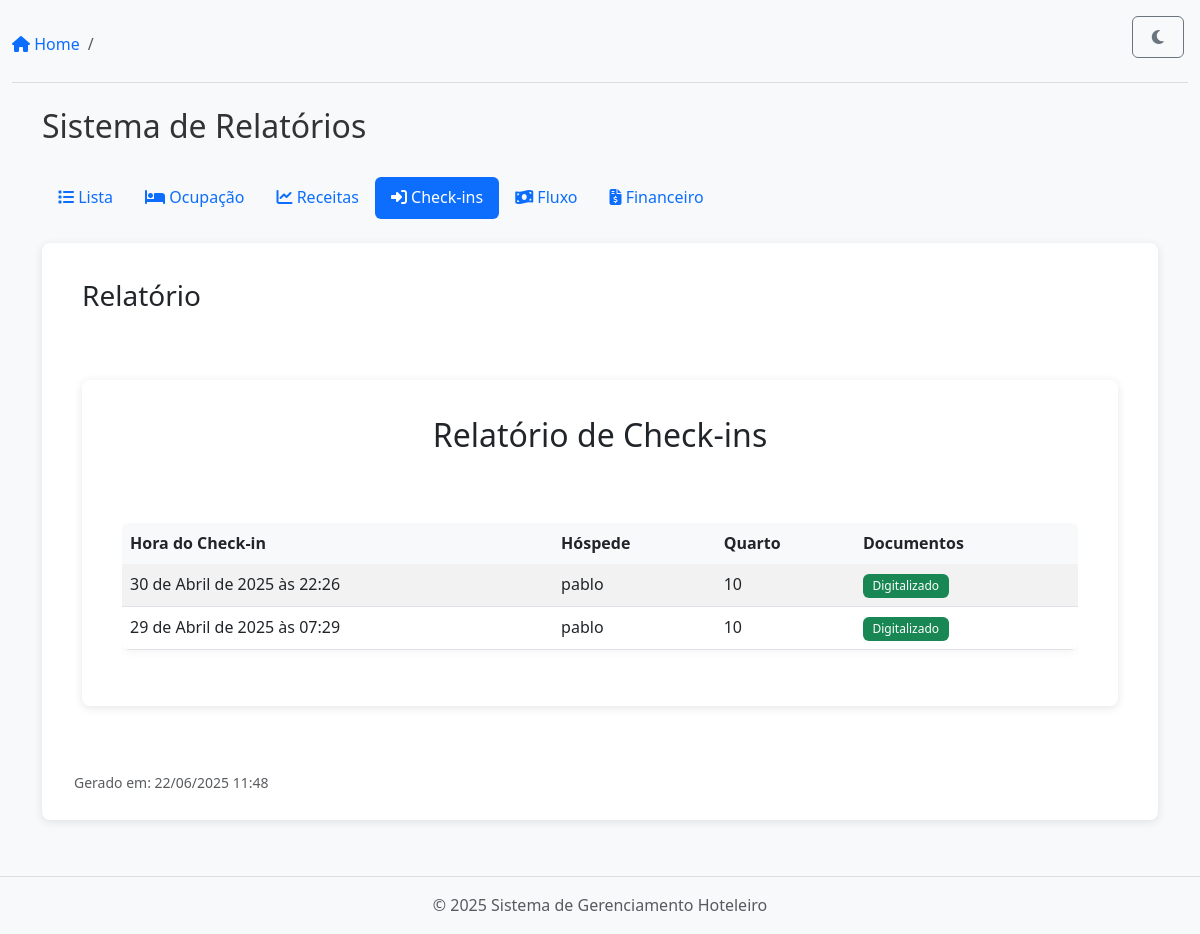
The page /reports/checkins/ on the database as committed earlier.
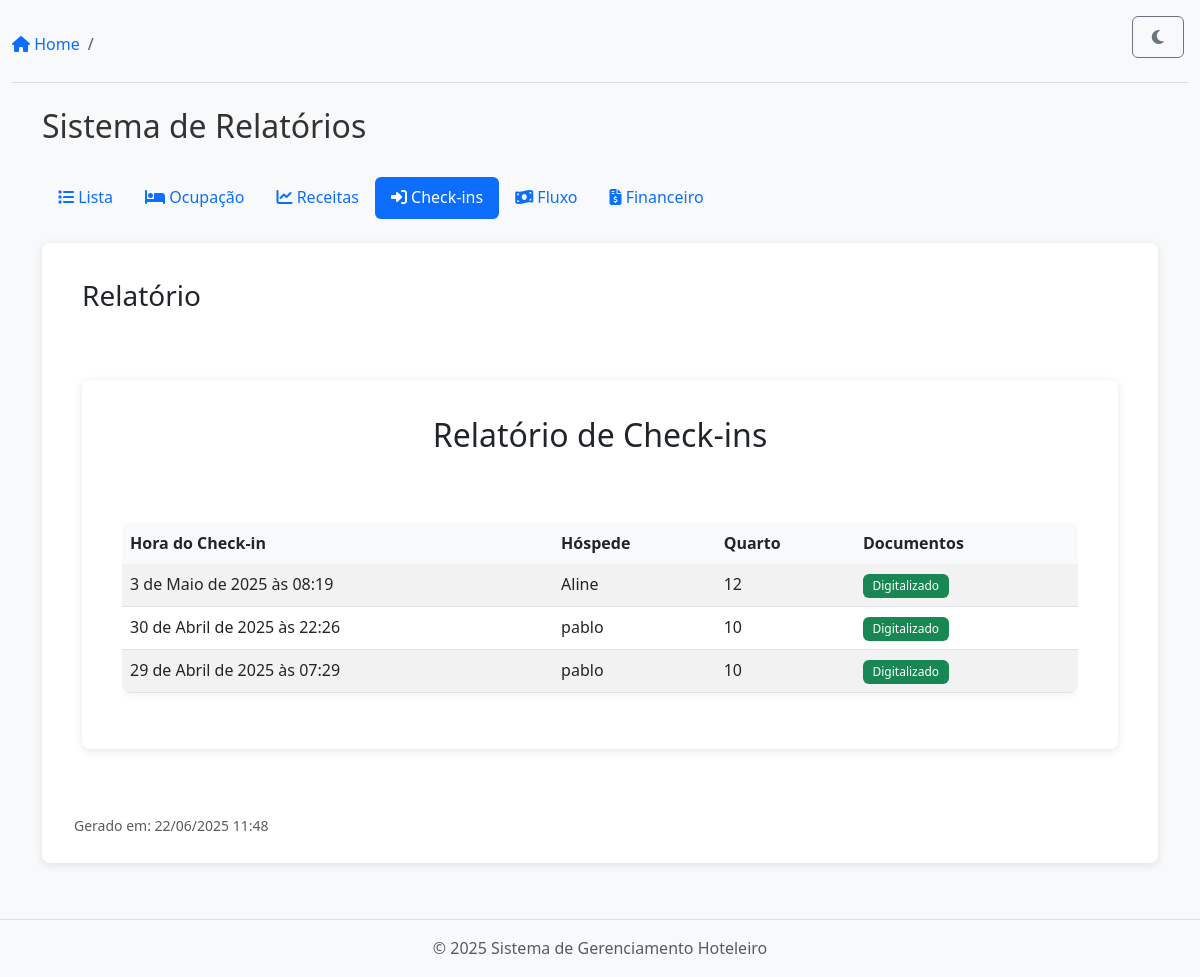
The same page on the database as committed later.
### apps/checkin_checkout/models.py (models this page shows, shortened)
class CheckIn(models.Model):
    reservation = models.OneToOneField(Reservation, on_delete=models.CASCADE)
    document_scanned = models.BooleanField(default=False)
    check_in_time = models.DateTimeField(auto_now_add=True)
    notes = models.TextField(blank=True, null=True)
    completed = models.BooleanField(default=False)

### apps/reservations/models.py (models this page shows, shortened)
class Reservation(models.Model):
    STATUS_CHOICES = [
        ('pending', 'Pending'),
        ('confirmed', 'Confirmed'),
        ('cancelled', 'Cancelled'),
        ('checked_in', 'Checked In'),   # Status adicionado
        ('checked_out', 'Checked Out'), # Status adicionado
    ]
    guest_name = models.CharField(max_length=255)
    guest_email = models.EmailField(blank=True, null=True)
    room = models.ForeignKey('rooms.Room', on_delete=models.CASCADE)
    check_in_date = models.DateField()
    check_out_date = models.DateField()
    status = models.CharField(max_length=12, choices=STATUS_CHOICES, default='pending')  # Aumentei max_length para acomodar 'checked_out'
    notes = models.TextField(blank=True, null=True)
    checked_in = models.BooleanField(default=False)
    checked_out = models.BooleanField(default=False)
    check_in_time = models.DateTimeField(null=True, blank=True)
    check_out_time = models.DateTimeField(null=True, blank=True)
    created_at = models.DateTimeField(auto_now_add=True)
    updated_at = models.DateTimeField(auto_now=True)

### apps/rooms/models.py (models this page shows, shortened)
class Room(models.Model):
    ROOM_TYPES = [
        ('single', 'Single'),
        ('double', 'Double'),
        ('suite', 'Suite'),
    ]
    number = models.CharField(max_length=10, unique=True)
    room_type = models.CharField(max_length=10, choices=ROOM_TYPES)
    status = models.CharField(max_length=20, default='clean')
    description = models.TextField(blank=True, null=True)
    created_at = models.DateTimeField(auto_now_add=True)
    updated_at = models.DateTimeField(auto_now=True)

### apps/reports/views.py (the view)
# urls.py: path('checkins/', views.checkins_report, name='checkins'),
def checkins_report(request: HttpRequest) -> HttpResponse:
    checkins = CheckIn.objects.select_related('reservation').order_by('-check_in_time')
    context = {
        'checkins': checkins
    }
    return render(request, 'reports/checkins.html', context)

### templates/reports/checkins.html
{% extends 'reports/base_reports.html' %}
{% block report_content %}
<div class="card">
    <div class="card-header">
        <h2>Relatório de Check-ins</h2>
    </div>
    <div class="card-body">
        <div class="table-responsive">
            <table class="table table-striped">
                <thead>
                    <tr>
                        <th>Hora do Check-in</th>
                        <th>Hóspede</th>
                        <th>Quarto</th>
                        <th>Documentos</th>
                    </tr>
                </thead>
                <tbody>
                    {% for checkin in checkins %}
                    <tr>
                        <td>{{ checkin.check_in_time }}</td>
                        <td>{{ checkin.reservation.guest_name }}</td>
                        <td>{{ checkin.reservation.room.number }}</td>
                        <td>
                            {% if checkin.document_scanned %}
                                <span class="badge bg-success">Digitalizado</span>
                            {% else %}
                                <span class="badge bg-warning">Pendente</span>
                            {% endif %}
                        </td>
                    </tr>
                    {% endfor %}
                </tbody>
            </table>
        </div>
    </div>
</div>
{% endblock %}

Rows that differ between the two databases and show on the page:
added CheckIn: check_in_time "3 de Maio de 2025 às 08:19", reservation.guest_name "Aline", reservation.room.number "12", document_scanned "Digitalizado"
